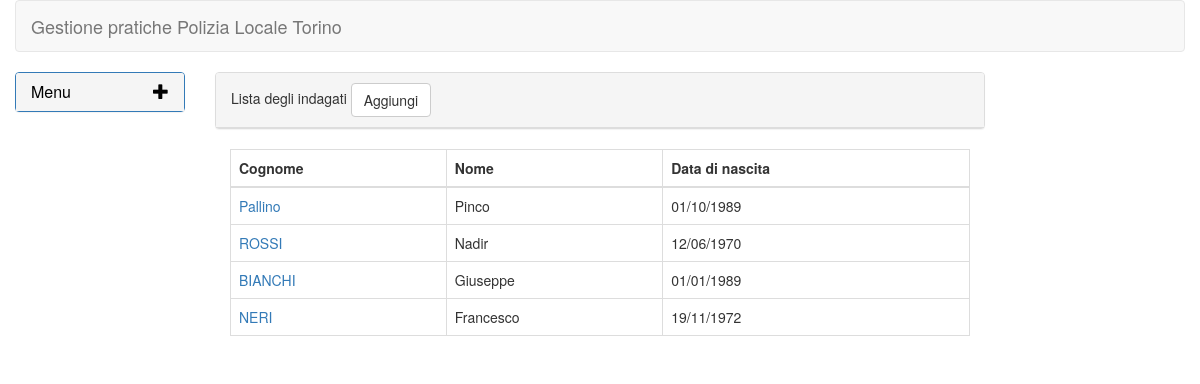
Screenshot of /pratiche/list/indagato (signed in) with the database file from the repository.
### pratiche/models.py (models this page shows, shortened)
class Indagato (models.Model):
	nome = models.CharField(max_length=50, null=False, blank=False)
	cognome = models.CharField(max_length=50, null=False, blank=False)
	data_nascita = models.DateField(auto_now=False, auto_now_add=False, null=False, blank=False)

### pratiche/views.py (the view)
# urls.py: path('list/indagato',views.indagato_list_view, name = 'indagato-list'),
def indagato_list_view(request):
	object_list = Indagato.objects.all()
	context = {
		'object_list': object_list,
	}
	return render(request, 'pratiche/indagato_list.html', context)

### pratiche/templates/pratiche/indagato_list.html (shortened to what this page needs)
{% extends 'base.html' %}
{% block content %}
	<div class="panel panel-default">
		<div class="panel-heading">Lista degli indagati
		<a href="{% url 'pratiche:indagato-add' %}" class="btn btn-default" role="button">Aggiungi</a>
		</div>
	</div>
	<form action='.' method='POST'>
	    <div class="container-fluid">
	      <table class="table table-bordered">
	        <thead>
	          <tr>
	          <th scope="col">Cognome</th>
	              <th scope="col">Nome</th>
	              <th scope="col">Data di nascita</th>
	          </tr>
	         </thead>
	        <tbody>
	          {% for obj in object_list %}
	          <tr>
	          	<td><a href="{% url 'pratiche:pratiche-indagato' pk=obj.pk %}">{{ obj.cognome }}</a></td>
	            <td>{{ obj.nome }}</td>
	            <td>{{ obj.data_nascita|date:'d/m/Y' }}</td>
	          </tr>
	          {% endfor %}
	         </tbody>
	      </table>
	    </div>
	</form>
{% endblock %}

### rows the page displays
Indagato: cognome "Pallino", nome "Pinco", data_nascita "01/10/1989"
Indagato: cognome "ROSSI", nome "Nadir", data_nascita "12/06/1970"
Indagato: cognome "BIANCHI", nome "Giuseppe", data_nascita "01/01/1989"
Indagato: cognome "NERI", nome "Francesco", data_nascita "19/11/1972"
